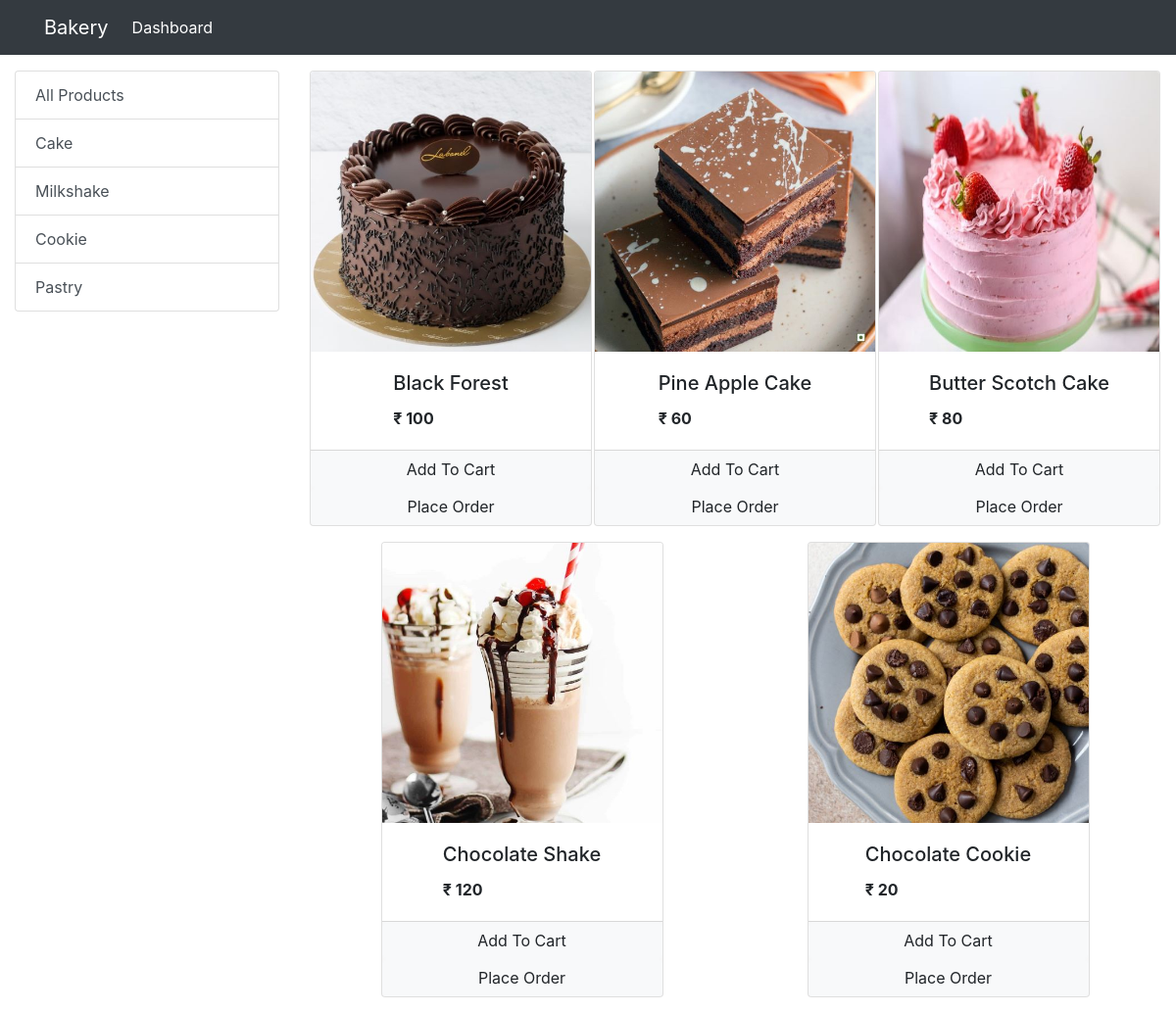
The page / on the database its author committed.
### Bakery/models.py (models this page shows, shortened)
class Category(models.Model):
    name = models.CharField(max_length=100)
    @staticmethod
    def get_all_categories():
        return Category.objects.all()

class Product(models.Model):
    name = models.CharField(max_length=100, null=True)
    quantity = models.PositiveIntegerField(null=True)
    price = models.PositiveIntegerField(null=True)
    category = models.ForeignKey(Category, on_delete=models.CASCADE,default=1)
    image = models.ImageField(upload_to='uploads/products/', default='default_image.jpeg')
    @staticmethod
    def get_all_products():
    	return Product.objects.all()

### Bakery/Views/views.py (the view, shortened to what this page needs)
# urls.py: path('', views.Index.as_view(), name='Bakery-index'),
class Index(View):
	def get(self,request):
		cart = request.session.get('cart')
		if not cart:
			request.session['cart'] = {}
		products = None
		categories = models.Category.get_all_categories()
		categoryID = request.GET.get('category')
		if categoryID:
			products = models.Product.get_all_products_by_categoryid(categoryID)
		else:
			products = models.Product.get_all_products()
		data = {'products':products,'categories':categories}
		return render(request, 'Bakery/index.html', data)

### Bakery/templatetags/cart.py (called while the page is built)
@register.filter(name='is_in_cart')
def is_in_cart(product  , cart):
    keys = cart.keys()
    for id in keys:
        if int(id) == product.id:
            return True
    return False;

### Bakery/templatetags/custom_filter.py (called while the page is built)
@register.filter(name='currency')
def currency(nunmber):
    return "₹ "+str(nunmber)

### templates/Bakery/index.html (shortened to what this page needs)
{%extends 'Partials/base.html'%}
{%block content%}
{% load cart%}
{% load custom_filter%}
<div class="container-fluid">
	<div class="row">
			<div class="col-lg-3 mx-auto">
				<ul class="list-group mt-3">
					<a href="/" class="list-group-item list-group-item-action">All Products</a>
					{%for category in categories%}
				  <a href="/?category={{category.id}}" class="list-group-item list-group-item-action">{{category.name}}</a>
				  {%endfor%}
				</ul>
			</div>
			<div id ="products" class="col-lg-9 mx-auto">
				<div class="row mx-auto mt-3">
					{%for product in products%}
					<div class="card mx-auto mb-3" id={{product.id}} style="width: 18rem;">
						<img src="{{product.image.url}}" class="card-img-top" alt="Card image cap">
						<div class="card-body mx-auto">
							<h5 class="card-title">{{product.name}}</h5>
							<p class="card-text "><b>{{product.price|currency}}</b></p>
						</div>
						<div class="card-footer p-0 no-gutters">
						{% if product|is_in_cart:request.session.cart %}
						<div class="row no-gutters">
							<form action="/#{{product.id}}" class="col-2 " method="post">
								{% csrf_token %}
								<input hidden type="text" name='product' value='{{product.id}}'>
								<input hidden type="text" name='remove' value='True'>
								<input type="submit" value=" - " class="btn btn-block btn-light border-right">
							</form>
							<div class="text-center col">{{product|cart_quantity:request.session.cart}} in Cart</div>
							<form action="/#{{product.id}}" class="col-2 " method="post">
								{% csrf_token %}
								<input hidden type="text" name='product' value='{{product.id}}'>
								<input type="submit" value=" + " class="btn btn-block btn-light border-left">
							</form>
						</div>
						{% else %}
						<form action="/#{{product.id}}" method="POST" class="btn-block">
							<input type="submit" class="float-right btn btn-light  form-control"
								value="Add To Cart">
						</form>
						{% endif %}
							<a href="#" class="float-right btn btn-light form-control ">Place Order</a>
						</div>
					</div>
					{%endfor%}
				</div>
			</div>
	</div>
</div>
{%endblock%}

### templates/Partials/base.html (shortened to what this page needs)
<!doctype html>
<html lang="en">
  <head>
    <link rel="stylesheet" href="https://cdn.jsdelivr.net/npm/bootstrap@4.6.1/dist/css/bootstrap.min.css">
  </head>
  <body>
    {% include 'partials/nav.html' %}
    {%block content %}{%endblock%}
  </body>
</html>

### templates/Partials/nav.html (shortened to what this page needs)
<nav class="navbar navbar-expand-lg navbar-info bg-dark">
        <div class="container">
            <a class="navbar-brand text-white" href="index.html">Bakery</a>
            <div class="collapse navbar-collapse" id="navbarSupportedContent">
                <ul class="navbar-nav mr-auto">
                    <li class="nav-item active">
                        <a class="nav-link text-white" href="#">Dashboard </a>
                    </li>
                </ul>
            </div>
        </div>
    </nav>

### rows shown on the page
Category: name "Cake"
Category: name "Milkshake"
Category: name "Cookie"
Category: name "Pastry"
Product: {{ product.id }} 1 (drawn), image (picture), name "Black Forest", price "₹ 100"
Product: image (picture), name "Pine Apple Cake", price "₹ 60"
Product: image (picture), name "Butter Scotch Cake", price "₹ 80"
Product: image (picture), name "Chocolate Shake", price "₹ 120"
Product: image (picture), name "Chocolate Cookie", price "₹ 20"
